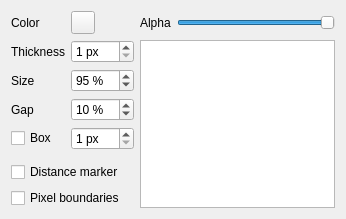
<?xml version="1.0" encoding="UTF-8"?>
<ui version="4.0">
 <class>Form</class>
 <widget class="QWidget" name="Form">
  <property name="geometry">
   <rect>
    <x>0</x>
    <y>0</y>
    <width>346</width>
    <height>202</height>
   </rect>
  </property>
  <property name="windowTitle">
   <string>Form</string>
  </property>
  <property name="windowIcon">
   <iconset resource="../qpsresources.qrc">
    <normaloff>:/qps/ui/icons/crosshair.svg</normaloff>:/qps/ui/icons/crosshair.svg</iconset>
  </property>
  <layout class="QGridLayout" name="gridLayout">
   <item row="8" column="0">
    <spacer name="verticalSpacer">
     <property name="orientation">
      <enum>Qt::Vertical</enum>
     </property>
     <property name="sizeHint" stdset="0">
      <size>
       <width>20</width>
       <height>40</height>
      </size>
     </property>
    </spacer>
   </item>
   <item row="4" column="1">
    <widget class="QSpinBox" name="spinBoxDotSize">
     <property name="enabled">
      <bool>true</bool>
     </property>
     <property name="suffix">
      <string> px</string>
     </property>
     <property name="minimum">
      <number>1</number>
     </property>
     <property name="maximum">
      <number>100</number>
     </property>
     <property name="singleStep">
      <number>5</number>
     </property>
     <property name="value">
      <number>1</number>
     </property>
    </widget>
   </item>
   <item row="3" column="0">
    <widget class="QLabel" name="label_3">
     <property name="enabled">
      <bool>true</bool>
     </property>
     <property name="text">
      <string>Gap</string>
     </property>
    </widget>
   </item>
   <item row="0" column="0">
    <widget class="QLabel" name="label_14">
     <property name="enabled">
      <bool>true</bool>
     </property>
     <property name="text">
      <string>Color</string>
     </property>
    </widget>
   </item>
   <item row="0" column="3">
    <widget class="QSlider" name="spinBoxCrosshairAlpha">
     <property name="enabled">
      <bool>true</bool>
     </property>
     <property name="maximum">
      <number>255</number>
     </property>
     <property name="value">
      <number>255</number>
     </property>
     <property name="orientation">
      <enum>Qt::Horizontal</enum>
     </property>
    </widget>
   </item>
   <item row="1" column="0">
    <widget class="QLabel" name="label">
     <property name="enabled">
      <bool>true</bool>
     </property>
     <property name="text">
      <string>Thickness</string>
     </property>
    </widget>
   </item>
   <item row="2" column="0">
    <widget class="QLabel" name="label_2">
     <property name="enabled">
      <bool>true</bool>
     </property>
     <property name="text">
      <string>Size</string>
     </property>
    </widget>
   </item>
   <item row="2" column="1">
    <widget class="QSpinBox" name="spinBoxCrosshairSize">
     <property name="enabled">
      <bool>true</bool>
     </property>
     <property name="suffix">
      <string> %</string>
     </property>
     <property name="maximum">
      <number>100</number>
     </property>
     <property name="singleStep">
      <number>5</number>
     </property>
     <property name="value">
      <number>95</number>
     </property>
    </widget>
   </item>
   <item row="0" column="1">
    <widget class="QgsColorButton" name="btnCrosshairColor">
     <property name="enabled">
      <bool>true</bool>
     </property>
     <property name="colorDialogTitle">
      <string>Select Map Canvas Background Color</string>
     </property>
     <property name="color">
      <color>
       <red>255</red>
       <green>0</green>
       <blue>0</blue>
      </color>
     </property>
    </widget>
   </item>
   <item row="7" column="0" colspan="2">
    <widget class="QCheckBox" name="cbShowPixelBoundaries">
     <property name="text">
      <string>Pixel boundaries</string>
     </property>
    </widget>
   </item>
   <item row="1" column="2" rowspan="7" colspan="2">
    <widget class="QgsMapCanvas" name="mapCanvas">
     <property name="enabled">
      <bool>true</bool>
     </property>
    </widget>
   </item>
   <item row="1" column="1">
    <widget class="QSpinBox" name="spinBoxCrosshairThickness">
     <property name="enabled">
      <bool>true</bool>
     </property>
     <property name="suffix">
      <string> px</string>
     </property>
     <property name="minimum">
      <number>1</number>
     </property>
    </widget>
   </item>
   <item row="4" column="0">
    <widget class="QCheckBox" name="cbCrosshairShowDot">
     <property name="enabled">
      <bool>true</bool>
     </property>
     <property name="text">
      <string>Box</string>
     </property>
    </widget>
   </item>
   <item row="0" column="4">
    <spacer name="horizontalSpacer_2">
     <property name="orientation">
      <enum>Qt::Horizontal</enum>
     </property>
     <property name="sizeHint" stdset="0">
      <size>
       <width>40</width>
       <height>20</height>
      </size>
     </property>
    </spacer>
   </item>
   <item row="3" column="1">
    <widget class="QSpinBox" name="spinBoxCrosshairGap">
     <property name="enabled">
      <bool>true</bool>
     </property>
     <property name="suffix">
      <string> %</string>
     </property>
     <property name="prefix">
      <string/>
     </property>
     <property name="maximum">
      <number>100</number>
     </property>
     <property name="singleStep">
      <number>5</number>
     </property>
     <property name="value">
      <number>10</number>
     </property>
    </widget>
   </item>
   <item row="0" column="2">
    <widget class="QLabel" name="label_13">
     <property name="enabled">
      <bool>true</bool>
     </property>
     <property name="text">
      <string>Alpha</string>
     </property>
    </widget>
   </item>
   <item row="6" column="0" colspan="2">
    <widget class="QCheckBox" name="cbShowDistanceMarker">
     <property name="text">
      <string>Distance marker</string>
     </property>
    </widget>
   </item>
  </layout>
 </widget>
 <customwidgets>
  <customwidget>
   <class>QgsColorButton</class>
   <extends>QToolButton</extends>
   <header>qgscolorbutton.h</header>
  </customwidget>
  <customwidget>
   <class>QgsMapCanvas</class>
   <extends>QGraphicsView</extends>
   <header>qgis.gui</header>
  </customwidget>
 </customwidgets>
 <resources>
  <include location="../qpsresources.qrc"/>
 </resources>
 <connections/>
</ui>
